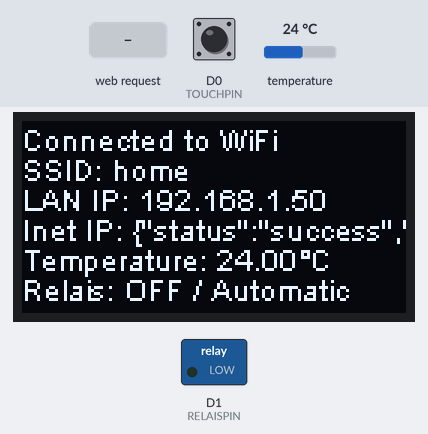
Bench run of a sketch on a simulated ESP8266 (Wemos D1 mini). Parts: 128×64 one-colour display, switched loads named in the sketch (green lamp = pin HIGH). The inputs (shaded band) are chosen by the test bench; at power-on: D0 (TOUCHPIN) LOW, temperature 24 °C. WiFi joins after 1.5 s; servers stay silent unless stated; uploads are accepted with an empty reply; storage starts empty; web services answer with replies made up by the test bench; what the sketch prints to the serial monitor is not drawn.

Above: at 4.0 s.
4.1 s: D0 (TOUCHPIN) pulled HIGH for 0.15 s
At 5.4 s:
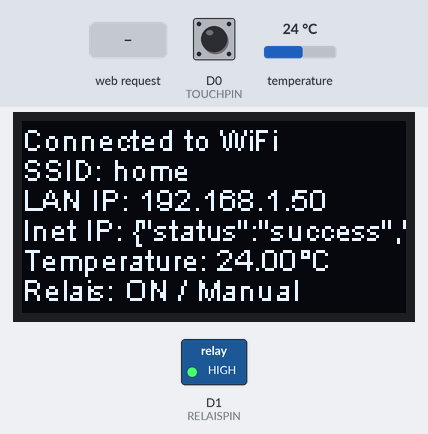
6.1 s: HTTP request GET /update?SHA1=TOGGLE received
At 8.1 s:
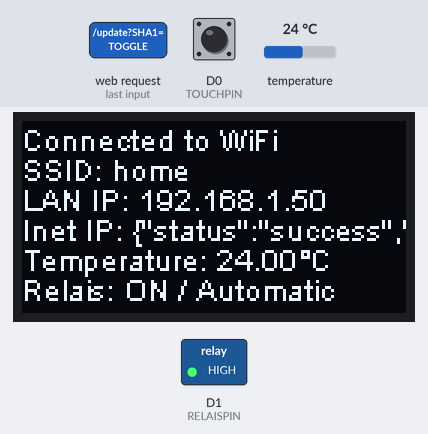
8.4 s: D0 (TOUCHPIN) pulled HIGH for 0.15 s
At 9.9 s:
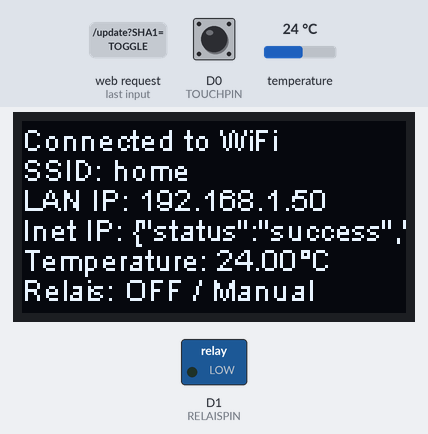
10.4 s: HTTP request GET /update?SHA1=ON received
At 11.2 s:
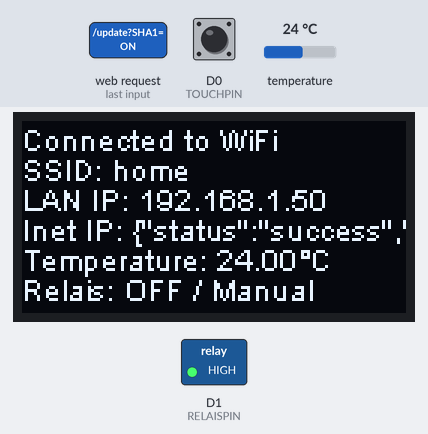
13.4 s: D0 (TOUCHPIN) pulled HIGH for 1 s
At 15.5 s:
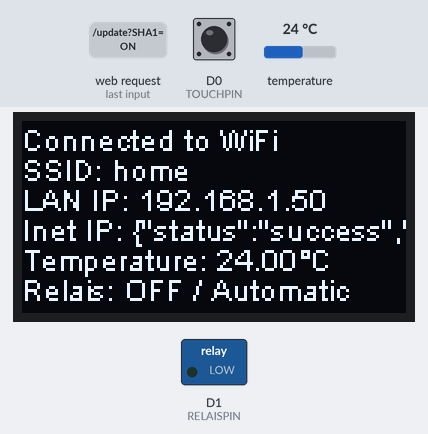
15.9 s: HTTP request GET /update received
At 16.68 s:
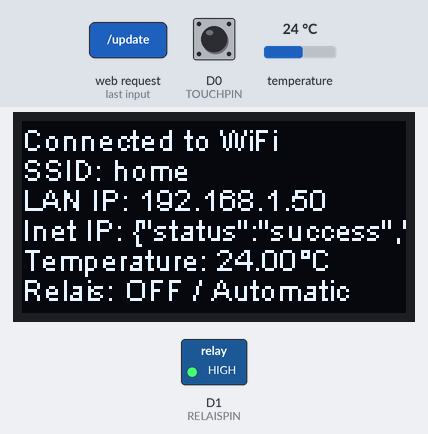
Timing chart, 0 to 18.9 s (numbered marks = the images above; inputs shaded):
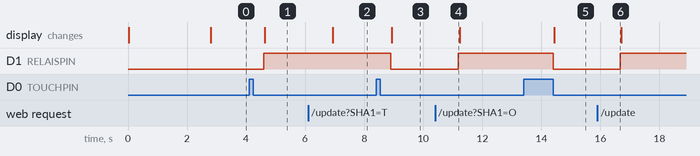

Measured:
- after the input at 4.1 s, D1 (RELAISPIN): LOW → HIGH after 0.51 s; the display: changes after 0.54 s (image 1)
- after the input at 6.1 s, the display: changes after 0.83 s (image 2)
- after the input at 8.4 s, D1 (RELAISPIN): HIGH → LOW after 0.50 s; the display: changes after 0.54 s (image 3)
- after the input at 10.4 s, D1 (RELAISPIN): LOW → HIGH after 0.79 s
- after the input at 13.4 s, D1 (RELAISPIN): HIGH → LOW after 1.0 s; the display: changes after 1.0 s (image 5)
- after the input at 15.9 s, D1 (RELAISPIN): LOW → HIGH after 0.78 s

The sketch:

thermostat.ino
```cpp
// (licence header left out)
//// include third party libraries
#include <WiFiManager.h>
#include <ESP8266HTTPClient.h>
#include <ESP8266WebServer.h>
#include <ESP8266mDNS.h>
#include <FS.h>
#include <OneWire.h>
#include <DallasTemperature.h>
#include "SSD1306Wire.h"
#include <ArduinoJson.h>
#include <TFT_eSPI.h>
#include <SPI.h>
#include "Free_Fonts.h" // Include the header file attached to this sketch

//// define variables / hardware
#define ONE_WIRE_BUS D4 // DS18B20 pin D4 = GPIO2
#define RELAISPIN D1 // or D0?
#define TOUCHPIN D0
#define PBSTR "|||||||||||||||||||||||||||||||||||||||||||||||||||||||||||||||||||||||||||||||"
#define PBWIDTH 79
#define dsp_small

const size_t bufferSize = JSON_OBJECT_SIZE(6) + 160;
const static String sFile = "/settings.txt";
const static String configHost = "http://temperature.hugo.ro"; // chicken/egg situation, you have to get initial config somewhere
unsigned long uptime = (millis() / 1000 );
unsigned long prevTime = 0;
unsigned long prevTimeIP = 0;
bool emptyFile = false;
bool heater = true;
bool manual = false;
bool debug = true;
bool button = false;
char lanIP[16];
String inetIP;
String mode;
String WiFi_Name;
uint8_t sha1[20];
float temp_c;
String webString;
String relaisState;
String SHA1;
String loghost;
String epochTime;
uint16_t color;
int httpsPort;
int interval;
int cursorX;
int cursorY;
float temp_min;
float temp_max;
float temp_dev;

#if defined (dsp_small)
  String hostname = "Clamps";
  SSD1306Wire  tft(0x3c, D6, D5);
#else
  String hostname = "Joey";
  TFT_eSPI tft = TFT_eSPI();
#endif

OneWire oneWire(ONE_WIRE_BUS);
DallasTemperature DS18B20(&oneWire);
ESP8266WebServer server(80);

//// read temperature from sensor / switch relay on or off
void getTemperature() {
  Serial.print("= getTemperature: ");
  float last_temp_c = temp_c;
  uptime = (millis() / 1000 ); // Refresh uptime
  delay(10);
  DS18B20.requestTemperatures();  // initialize temperature sensor
  temp_c = float(DS18B20.getTempCByIndex(0)); // read sensor
  yield();
  if (temp_c < -120)
    temp_c = last_temp_c;
  temp_c = temp_c + temp_dev; // calibrating sensor
  Serial.println(temp_c);
}

void switchRelais(String sw = "TOGGLE") { // if no parameter given, assume TOGGLE
  Serial.print("= switchRelais: ");
  if (sw == "TOGGLE") {
    if (digitalRead(RELAISPIN) == 1) {
      digitalWrite(RELAISPIN, 0);
      relaisState = "OFF";
    } else {
      digitalWrite(RELAISPIN, 1);
      relaisState = "ON";
    }
    Serial.println(relaisState);
    return;
  } else {
    if (sw == "ON") {
    digitalWrite(RELAISPIN, 1);
    relaisState = "ON";
    } else if (sw == "OFF") {
      digitalWrite(RELAISPIN, 0);
      relaisState = "OFF";
    }
    Serial.println(relaisState);
  }
}

void autoSwitchRelais() {
  Serial.print("= autoSwitchRelais: ");
  if (manual) {
    delay(10);
    return;
  } else {
    if (heater) {
      if (temp_c <= temp_min) {
        switchRelais("ON");
      } else if (temp_c >= temp_max) {
        switchRelais("OFF");
      }
    } else {
      if (temp_c >= temp_max) {
        switchRelais("ON");
      } else if (temp_c <= temp_min) {
        switchRelais("OFF");
      }
    }
  }
  delay(10);
}

//// settings read / write / clear SPIFFS
void clearSpiffs() {
  Serial.println("= clearSpiffs");
  Serial.println("Please wait for SPIFFS to be formatted");
  SPIFFS.format();
  yield();
  Serial.println("SPIFFS formatted");
  emptyFile = true; // mark file as empty
  server.send(200, "text/plain", "200: OK, SPIFFS formatted, settings cleared\n");
}

int readSettingsWeb() { // use plain http, as SHA1 fingerprint not known yet
  Serial.println("= readSettingsWeb");
  String pathQuery = "/settings-";
  pathQuery += hostname;
  pathQuery += ".json";
  if (debug) {
    Serial.print(F("Getting settings from "));
    Serial.print(configHost);
    Serial.print(pathQuery);
  }
  WiFiClient client;
  HTTPClient http;
  http.begin(client, configHost + pathQuery);
  http.addHeader("Content-Type", "application/json");
  int httpCode = http.GET();
  if(httpCode > 0) {
    String webJson = String(http.getString());
    if (debug) {
      Serial.print(F(": "));
      Serial.println(httpCode);
      Serial.print(F("Got settings JSON from webserver: "));
      Serial.println(webJson);
    }
    deserializeJson(webJson);
  } else {
    Serial.print(F("HTTP GET ERROR: failed getting settings from web! Error: "));
    Serial.println(http.errorToString(httpCode).c_str());
  }
  http.end();
  return httpCode;
}

void readSettingsFile() {
  Serial.println("= readSettingsFile");

  File f = SPIFFS.open(sFile, "r"); // open file for reading
  if (!f) {
    Serial.println(F("Settings file read open failed"));
    emptyFile = true;
    return;
  }
  while (f.available()) {
    String fileJson = f.readStringUntil('\n');
    deserializeJson(fileJson);
  }
  f.close();
}

void deserializeJson(String json) {
  // deserialize JSON
  StaticJsonBuffer<512> jsonBuffer;
  JsonObject &root = jsonBuffer.parseObject(json);
  if (!root.success()) {
    Serial.println(F("Error deserializing json!"));
    emptyFile = true;
    return;
  } else {
    SHA1 = root["SHA1"].as<String>();
    loghost = root["loghost"].as<String>(), sizeof(loghost);
    httpsPort = root["httpsPort"].as<int>(), sizeof(httpsPort);
    interval = root["interval"].as<long>(), sizeof(interval);
    temp_min = root["temp_min"].as<float>(), sizeof(temp_min);
    temp_max = root["temp_max"].as<float>(), sizeof(temp_max);
    temp_dev = root["temp_dev"].as<float>(), sizeof(temp_dev);
    heater = root["heater"].as<bool>(), sizeof(heater);
    manual = root["manual"].as<bool>(), sizeof(manual);
    debug = root["debug"].as<bool>(), sizeof(debug);
    if (debug)
      Serial.println(F("Deserialized JSON"));
    emptyFile = false; // mark file as not empty
  }
}

void updateSettings() {
  Serial.println("\n= updateSettings");

  if (server.args() < 1 || server.args() > 10 || !server.arg("SHA1") || !server.arg("loghost")) {
    server.send(200, "text/html", "400: Invalid Request\n");
    return;
  }
  Serial.println("Got new settings from webform");

  SHA1 = server.arg("SHA1");
  loghost = server.arg("loghost");
  httpsPort = server.arg("httpsPort").toInt();
  interval = server.arg("interval").toInt();
  temp_min = server.arg("temp_min").toFloat();
  temp_max = server.arg("temp_max").toFloat();
  temp_dev = server.arg("temp_dev").toFloat();
  heater = server.arg("heater").toInt();
  manual = server.arg("manual").toInt();
  debug = server.arg("debug").toInt();

  writeSettingsFile();
  server.send(200, "text/html", webString);
}

void writeSettingsFile() {
  Serial.print("= writeSettingsFile: ");

  File f = SPIFFS.open(sFile, "w"); // open file for writing
  if (!f) {
    Serial.println(F("Failed to create settings file"));
    server.send(200, "text/html", "200: OK, File write open failed! settings not saved\n");
    return;
  }

  // serialize JSON
  StaticJsonBuffer<256> jsonBuffer;
  JsonObject &root = jsonBuffer.createObject();
  root["SHA1"] = SHA1;
  root["loghost"] = loghost;
  root["httpsPort"] = httpsPort;
  root["interval"] = interval;
  root["temp_min"] = temp_min;
  root["temp_max"] = temp_max;
  root["temp_dev"] = temp_dev;
  root["heater"] = heater;
  root["manual"] = manual;
  root["debug"] = debug;
  String outputJson;
  root.printTo(outputJson);
  if (debug) {
    Serial.print(F("- outputJson: "));
    Serial.println(outputJson);
  }

  // write JSON to file
  if (root.printTo(f) == 0) {
    Serial.println(F("Failed to write to file"));
    webString += "Failed to write to file\n";
  } else {
    Serial.println("OK");

    // prepare webpage for output
    webString = "<!DOCTYPE HTML PUBLIC \"-//W3C//DTD HTML 4.01//EN\">\n";
    webString += "<head>\n";
    webString += "<meta http-equiv=\"Content-Type\" content=\"text/html; charset=UTF-8\" />\n<style>\n";
    webString += "\tbody { \n\t\tpadding: 3rem; \n\t\tfont-size: 16px;\n\t}\n";
    webString += "\tform { \n\t\tdisplay: inline; \n\t}\n</style>\n";
    webString += "</head>\n<body>\n";
    webString += "200: OK, Got new settings<br>\n";
    webString += "Settings file updated.\n<br>\nBack to \n";
    webString += "<form method='POST' action='https://temperature.hugo.ro'>";
    webString += "\n<button name='device' value='";
    webString += hostname;
    webString += "'>Graph</button>\n";
    webString += "</form>\n<br>\n";
    webString += "JSON root: \n<br>\n";
    webString += "<div id='debug'></div>\n";
    webString += "<script src='https://temperature.hugo.ro/prettyprint.js'></script>\n";
    webString += "<script>\n\tvar root = ";
    webString += outputJson;
    webString += ";\n\tvar tbl = prettyPrint(root);\n";
    webString += "\tdocument.getElementById('debug').appendChild(tbl);\n</script>\n";
    webString += "</body>\n";
    emptyFile = false; // mark file as not empty
  }
  f.close();
}

//// local webserver handlers / send data to logserver
void handleRoot() {
  server.send(200, "text/html", "<html><head></head><body><div align=\"center\"><h1>Nothing to see here! Move along...</h1></div></body></html>\n");
}

void handleNotFound(){
  server.send(404, "text/plain", "404: File not found!\n");
}

void logToWebserver() {
  Serial.println("= logToWebserver");

  // configure path + query for sending to logserver
  if (emptyFile) {
    Serial.println(F("Empty settings file, maybe you cleared it? Not updating logserver"));
    return;
  }
  String pathQuery = "/logtemp.php?&status=";
  pathQuery += relaisState;
  pathQuery += "&temperature=";
  pathQuery += temp_c;
  pathQuery += "&hostname=";
  pathQuery += hostname;
  pathQuery += "&temp_min=";
  pathQuery += temp_min;
  pathQuery += "&temp_max=";
  pathQuery += temp_max;
  pathQuery += "&temp_dev=";
  pathQuery += temp_dev;
  pathQuery += "&interval=";
  pathQuery += interval;
  pathQuery += "&heater=";
  pathQuery += heater;
  pathQuery += "&manual=";
  pathQuery += manual;
  pathQuery += "&debug=";
  pathQuery += debug;

  if (debug) {
    Serial.print(F("Connecting to https://"));
    Serial.print(loghost);
    Serial.println(pathQuery);
  }

  BearSSL::WiFiClientSecure webClient;
  from_str();
  webClient.setFingerprint(sha1);
  HTTPClient https;
  if (https.begin(webClient, loghost, httpsPort, pathQuery)) {
    int httpCode = https.GET();
    if (httpCode > 0) {
      if (debug) {
        Serial.print(F("HTTP GET OK: "));
        Serial.println(httpCode);
      }
      if (httpCode == HTTP_CODE_OK) {
          epochTime = https.getString();
          Serial.print("Timestamp on log update: ");
          Serial.println(epochTime);
      }
    } else {
      Serial.print(F("HTTP GET ERROR: failed logging to webserver! Error: "));
      Serial.println(https.errorToString(httpCode).c_str());
    }
    https.end();
  } else {
    Serial.println(F("HTTP ERROR: Unable to connect"));
  }
}

////// Miscellaneous functions

//// print variables for debug
void debug_vars() {
  Serial.println(F("# DEBUG:"));
  Serial.print(F("- hostname: "));
  Serial.println(hostname);
  Serial.print(F("- LAN IP: "));
  Serial.println(lanIP);
  Serial.print(F("- Inet IP: "));
  Serial.println(inetIP);
  Serial.print(F("- uptime: "));
  Serial.println(uptime);
  Serial.print(F("- Temperature: "));
  Serial.println(temp_c);
  Serial.print(F("- RelaisState: "));
  Serial.println(relaisState);
  Serial.print(F("- heater: "));
  Serial.println(heater);
  Serial.print(F("- manual: "));
  Serial.println(manual);
  Serial.print(F("- button: "));
  Serial.println(button);
  if (emptyFile) {
    Serial.print(F("- emptyFile: "));
    Serial.println(emptyFile);
    return;
  }
  Serial.print(F("- SHA1: "));
  Serial.println(SHA1);
  Serial.print(F("- loghost: "));
  Serial.println(loghost);
  Serial.print(F("- httpsPort: "));
  Serial.println(httpsPort);
  Serial.print(F("- interval: "));
  Serial.println(interval);
  Serial.print(F("- temp_min: "));
  Serial.println(temp_min);
  Serial.print(F("- temp_max: "));
  Serial.println(temp_max);
  Serial.print(F("- temp_dev: "));
  Serial.println(temp_dev);
  Serial.print(F("- MEM free heap: "));
  Serial.println(system_get_free_heap_size());
}

//// transform SHA1 to hex format needed for setFingerprint (from aa:ab:etc. to 0xaa, 0xab, etc.)
void from_str() {
  int j = 0;
  for (int i = 0; i < 60; i = i + 3) {
    String x = ("0x" + SHA1.substring(i, i+2));
    sha1[j] = strtoul(x.c_str(), NULL, 16);
    j++;
  }
}

//// print progress bar to console
void printProgress (unsigned long percentage) {
  long val = (unsigned long) (percentage + 1);
  unsigned long lpad = (unsigned long) (val * PBWIDTH /100);
  unsigned long rpad = PBWIDTH - lpad;
  printf ("\r%3d%% [%.*s%*s]", val, lpad, PBSTR, rpad, "");
  fflush (stdout);
}

//// write to tft display
void updateDisplay() {
#if defined (dsp_small)
    if (manual) {
      mode = "Manual";
    } else {
      mode = "Automatic";
    }
    String state = "Relais: " + relaisState + " / " + mode;
    tft.init();
    tft.setTextAlignment(TEXT_ALIGN_LEFT);
    tft.setFont(ArialMT_Plain_10);
    tft.drawString(0,  0, "Connected to WiFi");
    tft.drawString(0, 10, "SSID: " + WiFi.SSID());
    tft.drawString(0, 20, "LAN IP: " + String("") + lanIP);
    tft.drawString(0, 30, "Inet IP: " + inetIP);
    tft.drawString(0, 40, "Temperature: " + String(temp_c, 2) + "°C");
    tft.drawString(0, 50, state);
    tft.display();
#else
    tft.fillScreen(TFT_BLACK);
    tft.setCursor(0, 0);
    tft.setTextFont(0);
    tft.setTextColor(TFT_YELLOW);
    tft.setTextSize(1);
    tft.println("Connected to SSID:");
    if (WiFi.SSID().length() < 11)
      tft.setTextSize(2);
    tft.println(WiFi.SSID());
    tft.setTextColor(TFT_WHITE);
    tft.setTextSize(1);
    tft.println("LAN:" + String("") + lanIP);
    tft.println("Inet:" + inetIP);
    tft.println("Temperature:\n");
    cursorY = tft.getCursorY() - 4;
    tft.drawRoundRect(1, cursorY, 127, 22, 3, TFT_WHITE);
    if (temp_c < temp_min) {
      color = 0x001F;
    } else if (temp_c > temp_max) {
      color = 0xFFC8;
    } else {
      color = 0xFFE0;
    }
    tft.setTextColor(color);
    tft.setTextSize(1);
    tft.print(" ");
    tft.setTextSize(2);
    tft.print(String(temp_c, 2));
    tft.setTextSize(1);
    tft.print(" ");
    tft.setTextSize(2);
    cursorX = tft.getCursorX() + 5;
    cursorY = tft.getCursorY() + 2;
    tft.drawCircle(cursorX, cursorY, 2.5, color);
    //tft.print((char)247);
    tft.println(" C");
    tft.setTextSize(1);
    tft.println("");
    tft.setTextColor(TFT_WHITE);
    tft.println("MIN: " + String(temp_min, 1) + " " + (char)45 + " MAX: " + String(temp_max, 1) + "\n");
    tft.setTextSize(2);
    if (heater) {
      tft.setTextColor(TFT_RED);
      tft.print("Heater:");
    } else {
      tft.setTextColor(TFT_BLUE);
      tft.print("Cooler:");
    }
    if (relaisState == "ON") {
      tft.setTextColor(TFT_RED);
      tft.println(relaisState);
    } else {
      tft.setTextColor(TFT_GREEN);
      tft.println(relaisState);
    }
    if (manual) {
      mode = "Manual";
      tft.setTextColor(0xFFC8);
    } else {
      mode = "Automatic";
      tft.setTextColor(TFT_GREEN);
    }
    tft.println(mode);
#endif
}

//// get internet IP (for display)
void getInetIP() {
  Serial.print(F("= getInetIP"));
  unsigned long presTimeIP = millis();
  unsigned long passedIP = presTimeIP - prevTimeIP;
  if (presTimeIP < 60000 || passedIP > 3600000) { // update every hour, so we don't piss of the guys @ ipinfo.io
    WiFiClient client;
    HTTPClient http;
    http.begin(client, "http://ipinfo.io/ip");
    http.addHeader("Content-Type", "application/text");
    int httpCode = http.GET();
    if(httpCode > 0) {
      inetIP = String(http.getString());
      inetIP.trim();
      Serial.print(F(": "));
      Serial.print(inetIP);
      prevTimeIP = presTimeIP; // save the last time Ip was updated
    } else {
      Serial.print(F("HTTPS GET ERROR: failed getting internet IP! Error: "));
      Serial.println(http.errorToString(httpCode).c_str());
      inetIP == "Error:" + httpCode;
    }
    http.end();
  }
  Serial.println();
}

//// convert sizes in bytes to KB and MB
String formatBytes(size_t bytes) {
  if (bytes < 1024) {
    return String(bytes) + "B";
  } else if (bytes < (1024 * 1024)) {
    return String(bytes / 1024.0) + "KB";
  } else if (bytes < (1024 * 1024 * 1024)) {
    return String(bytes / 1024.0 / 1024.0) + "MB";
  }
}

//// WiFi config mode
void configModeCallback (WiFiManager *myWiFiManager) {
  Serial.println("Opening configuration portal");
#if defined (dsp_small)
    tft.init();
    tft.setTextAlignment(TEXT_ALIGN_LEFT);
    tft.setFont(ArialMT_Plain_10);
    tft.drawString(0, 10, "# Entered config mode #");
    tft.drawString(0, 30, "ID/pass: NDND/pass4esp");
    tft.drawString(0, 40, "Config IP: 10.0.1.1");
    tft.display();
#else
    tft.fillScreen(TFT_BLACK); // Black screen fill
    tft.setTextColor(TFT_YELLOW);
    tft.setTextSize(2);
    tft.println("WiFi Conf.\n");
    tft.setTextColor(TFT_BLUE);
    tft.println("IP:");
    tft.setTextColor(TFT_GREEN);
    tft.println(" 10.0.1.1");
    tft.setTextColor(TFT_BLUE);
    tft.println("SSID:");
    tft.setTextColor(TFT_GREEN);
    tft.println(" " + hostname);
    tft.setTextColor(TFT_BLUE);
    tft.println("Password: ");
    tft.setTextColor(TFT_GREEN);
    tft.println(" pass4esp");
#endif
}

//// setup / first run
void setup(void) {
  Serial.begin(115200);
  DS18B20.begin();
  delay(10);
  pinMode(RELAISPIN, OUTPUT);
  tft.init();

  WiFiManager wifiManager;
  wifiManager.setTimeout(300);
  wifiManager.setAPStaticIPConfig(IPAddress(10,0,1,1), IPAddress(10,0,1,1), IPAddress(255,255,255,0));
  wifiManager.setDebugOutput(false);
  wifiManager.setAPCallback(configModeCallback);
  if(!wifiManager.autoConnect("Joey","pass4esp")) {
    delay(1000);
    Serial.println(F("Failed to connect and hit timeout, restarting..."));
    ESP.reset();
  }
  Serial.print(F("Seconds in void setup() WiFi connection: "));
  int connRes = WiFi.waitForConnectResult();
  Serial.println(connRes);
  if (WiFi.status()!=WL_CONNECTED) {
      Serial.println(F("Failed to connect to WiFi, resetting in 5 seconds"));
      delay(5000);
      ESP.reset();
  } else {
    if (!MDNS.begin("esp8266"))
      Serial.println(F("Error setting up mDNS responder"));
  }
  IPAddress ip = WiFi.localIP();
  sprintf(lanIP, "%u.%u.%u.%u", ip[0], ip[1], ip[2], ip[3]);

  SPIFFS.begin(); // initialize SPIFFS
  Serial.println("SPIFFS started. Contents:");
  Dir dir = SPIFFS.openDir("/");
  while (dir.next()) { // List the file system contents
    String fileName = dir.fileName();
    size_t fileSize = dir.fileSize();
    Serial.printf("\tFS File: %s, size: %s\r\n", fileName.c_str(), formatBytes(fileSize).c_str());
  }
  Serial.println("\n");

  switchRelais("OFF"); // start with relais OFF

  if (readSettingsWeb() != 200) // first, try reading settings from webserver
    readSettingsFile(); // if failed, read settings from SPIFFS
  getInetIP();
  getTemperature();
  autoSwitchRelais();
  updateDisplay();

  // local webserver client handlers
  server.onNotFound(handleNotFound);
  server.on("/", handleRoot);
  server.on("/update", []() {
    updateSettings();
    getTemperature();
    autoSwitchRelais();
    updateDisplay();
    if (debug)
      debug_vars();
  });
  server.on("/clear", clearSpiffs);

  server.begin();
}

//// start main loop
void loop(void) {
  bool hold = true;
  while (digitalRead(TOUCHPIN) == 1) { // hold here as long as sensor is touched to avoid switching on every loop pass
    button = true;
    if (hold) { // avoid switching more than once (hangs up the device)
      manual = true;
      delay(500);
      while (digitalRead(TOUCHPIN) == 1) { // if touch sensor is still triggered, switch back to auto mode
        manual = false;
      }
      yield();
    }
    yield();
    hold = false;
  }

  if (button) {
    if (manual) {
      switchRelais("TOGGLE");
      updateDisplay();
      Serial.println(F("\nSwitched to Manual mode"));
    } else {
      autoSwitchRelais();
      if (temp_c > temp_min || temp_c < temp_max) // if in hysteresis, switch relais off
        switchRelais("OFF");
      updateDisplay();
      Serial.println(F("\nSwitched to Automatic mode"));
    }
    button = false;
  }

  unsigned long presTime = millis();
  unsigned long passed = presTime - prevTime;
  if (passed > interval) {
    Serial.println(F("\nInterval passed"));
    getInetIP();
    if (readSettingsWeb() != 200) // first, try reading settings from webserver
      readSettingsFile(); // if failed, read settings from SPIFFS
    prevTime = presTime; // save the last time sensor was read

    if (emptyFile) { // settings file does not exist
      if (readSettingsWeb() != 200) { // first, try reading settings from webserver
        Serial.println(F("Switching relais off: no settings found on SPIFFS OR webserver!"));
        switchRelais("OFF");
        debug_vars();
        Serial.println(F("Waiting for settings to be sent..."));
        delay(500);
      } else {
        writeSettingsFile();
      }
    } else {
      getTemperature();
      autoSwitchRelais();
      if (debug)
        debug_vars();
      updateDisplay();
      logToWebserver();
    }

    if (interval < 4999) // set a failsafe interval
      interval = 20000; // 20 secs
  } else {
    printProgress(passed * 100 / interval);
  }
  server.handleClient();
}
```

Source omitted: Free_Fonts.h (9053 bytes)
